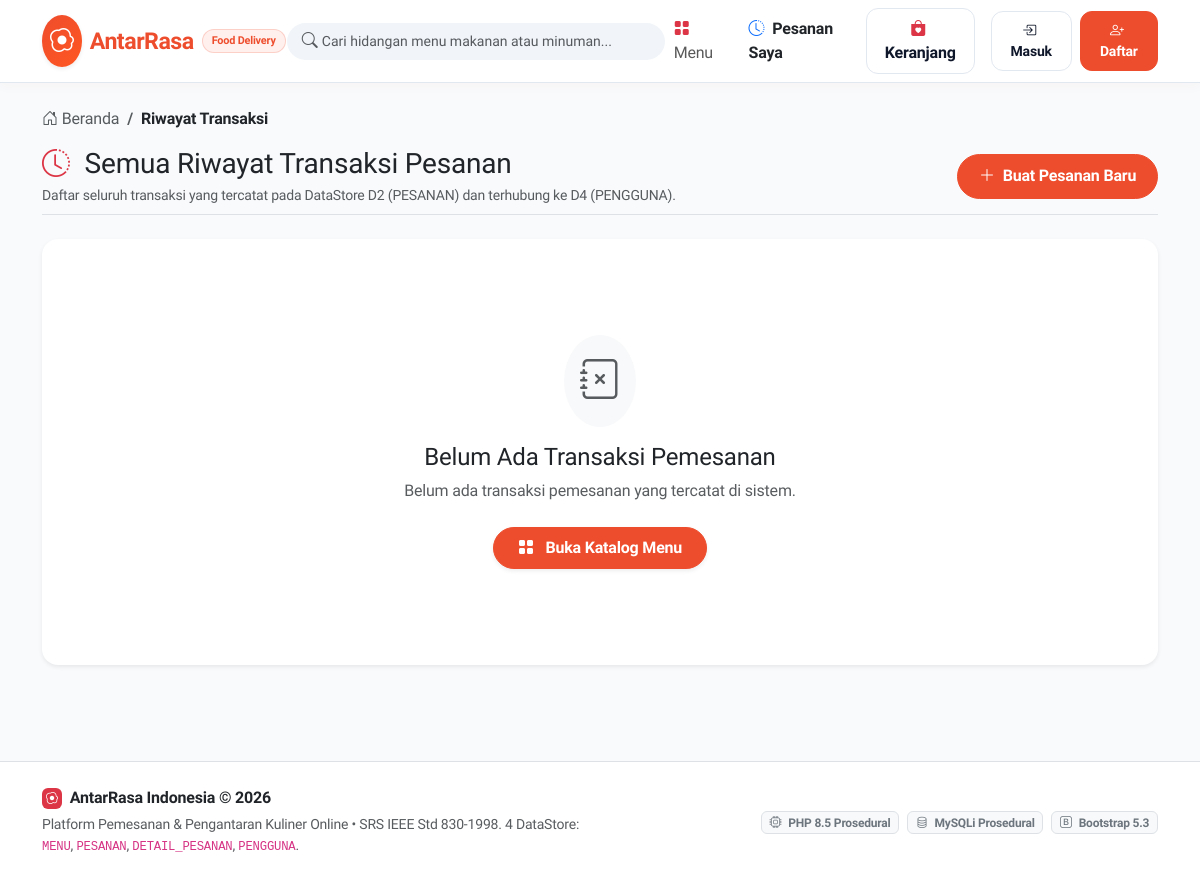
/riwayat.php, run on an earlier commit of the app's database.
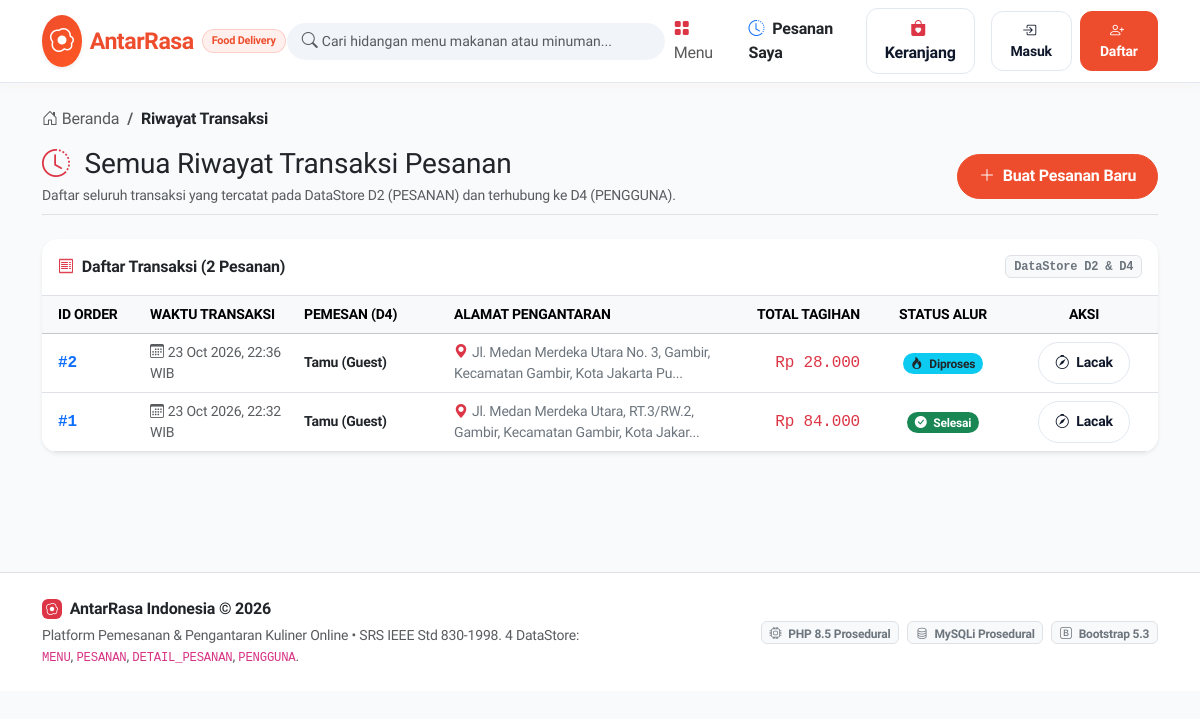
And on a later commit of the database.
### tables this page shows
CREATE TABLE `pesanan` (
  `id_pesanan` int(11) NOT NULL,
  `tanggal_pesanan` datetime NOT NULL DEFAULT current_timestamp(),
  `alamat_pengiriman` text NOT NULL,
  `total_harga` decimal(12,2) NOT NULL,
  `status_pesanan` varchar(30) NOT NULL DEFAULT 'Menunggu'
);

### includes/functions_auth.php (called while the page is built, shortened)
<?php
function ambil_pengguna_login(): ?array
{
    return null;
}

### includes/functions_order.php (called while the page is built, shortened)
<?php
function ambil_semua_pesanan($conn, int $limit = 50, ?string $status_filter = null, ?int $id_pengguna = null): array
{
    $daftar = [];
    $sql = "SELECT p.id_pesanan, p.id_pengguna, p.tanggal_pesanan, p.alamat_pengiriman,
                   p.total_harga, p.status_pesanan,
                   u.nama_lengkap AS nama_pemesan, u.username AS username_pemesan
            FROM PESANAN p
            LEFT JOIN PENGGUNA u ON p.id_pengguna = u.id_pengguna";
    $params = [];
    $types = "";
    $sql .= " ORDER BY p.id_pesanan DESC LIMIT ?";
    $params[] = $limit;
    $types .= "i";
    $stmt = mysqli_prepare($conn, $sql);
    mysqli_stmt_bind_param($stmt, $types, ...$params);
    mysqli_stmt_execute($stmt);
    $hasil = mysqli_stmt_get_result($stmt);
    if ($hasil !== false) {
        $daftar = mysqli_fetch_all($hasil, MYSQLI_ASSOC);
    }
    return $daftar;
}
function e(mixed $nilai): string
{
    return htmlspecialchars((string) ($nilai ?? ''), ENT_QUOTES, 'UTF-8');
}
function format_rupiah(float $nominal): string
{
    return 'Rp ' . number_format($nominal, 0, ',', '.');
}
function dapatkan_info_status(string $status): array
{
    return match ($status) {
        'Menunggu' => [
            'class' => 'bg-warning text-dark',
            'badge' => 'warning',
            'label' => 'Menunggu Pembayaran',
            'icon'  => 'bi-hourglass-split',
            'step'  => 1
        ],
        'Diproses' => [
            'class' => 'bg-info text-dark',
            'badge' => 'info',
            'label' => 'Diproses Restoran',
            'icon'  => 'bi-fire',
            'step'  => 2
        ],
        'Dikirim' => [
            'class' => 'bg-primary text-white',
            'badge' => 'primary',
            'label' => 'Sedang Dikirim Driver',
            'icon'  => 'bi-bicycle',
            'step'  => 3
        ],
        'Selesai' => [
            'class' => 'bg-success text-white',
            'badge' => 'success',
            'label' => 'Pesanan Selesai',
            'icon'  => 'bi-check-circle-fill',
            'step'  => 4
        ],
        default => [
            'class' => 'bg-secondary text-white',
            'badge' => 'secondary',
            'label' => $status,
            'icon'  => 'bi-question-circle',
            'step'  => 0
        ]
    };
}

### riwayat.php (the view, shortened to what the rows shown need)
<?php
require_once __DIR__ . '/config/database.php';
require_once __DIR__ . '/includes/functions_auth.php';
require_once __DIR__ . '/includes/functions_order.php';
$pengguna = ambil_pengguna_login();
$peran = $pengguna['peran'] ?? null;
$id_user = $pengguna['id_pengguna'] ?? null;
$filter_id_pengguna = ($peran === 'customer') ? $id_user : null;
$daftar_pesanan = ambil_semua_pesanan($conn, 50, null, $filter_id_pengguna);
require_once __DIR__ . '/includes/header.php';
?>
<?php if (empty($daftar_pesanan)): ?>
    <div class="card shadow-sm border-0 rounded-4 text-center py-5 my-4 bg-white">
        <div class="card-body py-5">
            <div class="p-3 bg-light text-muted rounded-circle d-inline-flex mb-3">
                <i class="bi bi-journal-x fs-1"></i>
            </div>
            <h4 class="fw-extrabold text-dark">Belum Ada Transaksi Pemesanan</h4>
            <p class="text-muted mx-auto mb-4" style="max-width: 480px;">
                <?= ($peran === 'customer')
                    ? 'Anda belum pernah membuat pesanan di akun ini. Buka katalog menu dan nikmati aneka hidangan lezat!'
                    : 'Belum ada transaksi pemesanan yang tercatat di sistem.' ?>
            </p>
            <a href="index.php" class="btn btn-primary-custom px-4 py-2 rounded-pill shadow-sm">
                <i class="bi bi-grid-fill me-2"></i> Buka Katalog Menu
            </a>
        </div>
    </div>
<?php else: ?>
    <div class="card shadow-sm border-0 rounded-4 overflow-hidden mb-5 bg-white">
        <div class="table-responsive">
            <table class="table align-middle table-hover mb-0">
                <thead class="table-light small text-uppercase text-muted">
                    <tr>
                        <th class="ps-3" style="width: 100px;">ID Order</th>
                        <th style="min-width: 150px;">Waktu Transaksi</th>
                        <?php if ($peran !== 'customer'): ?>
                            <th style="min-width: 150px;">Pemesan (D4)</th>
                        <?php endif; ?>
                        <th style="min-width: 250px;">Alamat Pengantaran</th>
                        <th class="text-end" style="min-width: 130px;">Total Tagihan</th>
                        <th class="text-center" style="min-width: 150px;">Status Alur</th>
                        <th class="text-center pe-3" style="width: 140px;">Aksi</th>
                    </tr>
                </thead>
                <tbody>
                    <?php foreach ($daftar_pesanan as $order): ?>
                        <?php
                            $id = (int) $order['id_pesanan'];
                            $status = (string) $order['status_pesanan'];
                            $info_st = dapatkan_info_status($status);
                        ?>
                        <tr>
                            <td class="ps-3 fw-bold font-monospace text-primary">#<?= $id ?></td>
                            <td class="small text-muted">
                                <i class="bi bi-calendar3 me-1"></i><?= date('d M Y, H:i', strtotime((string) $order['tanggal_pesanan'])) ?> WIB
                            </td>
                            <?php if ($peran !== 'customer'): ?>
                                <td>
                                    <div class="fw-bold text-dark small">
                                        <?= e($order['nama_pemesan'] ?? 'Tamu (Guest)') ?>
                                    </div>
                                </td>
                            <?php endif; ?>
                            <td class="small text-secondary">
                                <i class="bi bi-geo-alt-fill text-danger me-1"></i><?= e(mb_strimwidth((string)$order['alamat_pengiriman'], 0, 75, '...')) ?>
                            </td>
                            <td class="text-end fw-extrabold font-monospace text-danger">
                                <?= format_rupiah((float) $order['total_harga']) ?>
                            </td>
                            <td class="text-center">
                                <span class="badge <?= $info_st['class'] ?> px-2 py-1 rounded-pill small">
                                    <i class="bi <?= $info_st['icon'] ?> me-1"></i> <?= e($status) ?>
                                </span>
                            </td>
                            <td class="text-center pe-3">
                                <?php if ($status === 'Menunggu'): ?>
                                    <a href="pembayaran.php?id=<?= $id ?>" class="btn btn-sm btn-warning rounded-pill px-3 fw-bold text-dark shadow-sm">
                                        <i class="bi bi-wallet2 me-1"></i> Bayar
                                    </a>
                                <?php else: ?>
                                    <a href="status.php?id=<?= $id ?>" class="btn btn-sm btn-outline-custom rounded-pill px-3">
                                        <i class="bi bi-compass me-1"></i> Lacak
                                    </a>
                                <?php endif; ?>
                            </td>
                        </tr>
                    <?php endforeach; ?>
                </tbody>
            </table>
        </div>
    </div>
<?php endif; ?>
<?php
require_once __DIR__ . '/includes/footer.php';
?>

What changed in the data, as far as the page shows it:
added pesanan: id_pesanan "2", tanggal_pesanan "23 Oct 2026, 22:36", nama_pemesan "Tamu (Guest)", alamat_pengiriman "Jl. Medan Merdeka Utara No. 3, Gambir, Kecamatan Gambir, Kota Jakarta Pu...", total_harga "Rp 28.000", status_pesanan "Diproses"
added pesanan: id_pesanan "1", tanggal_pesanan "23 Oct 2026, 22:32", nama_pemesan "Tamu (Guest)", alamat_pengiriman "Jl. Medan Merdeka Utara, RT.3/RW.2, Gambir, Kecamatan Gambir, Kota Jakar...", total_harga "Rp 84.000", status_pesanan "Selesai"
Also different on the page:
count($daftar_pesanan): (not shown) → "2"
text no longer shown: "Belum Ada Transaksi Pemesanan Belum ada transaksi pemesanan yang tercatat di sistem. Buka Katalog Menu"
text now shown: "Daftar Transaksi ( Pesanan) DataStore D2 & D4 ID ORDER WAKTU TRANSAKSI PEMESAN (D4) ALAMAT PENGANTARAN TOTAL TAGIHAN STATUS ALUR AKSI"
